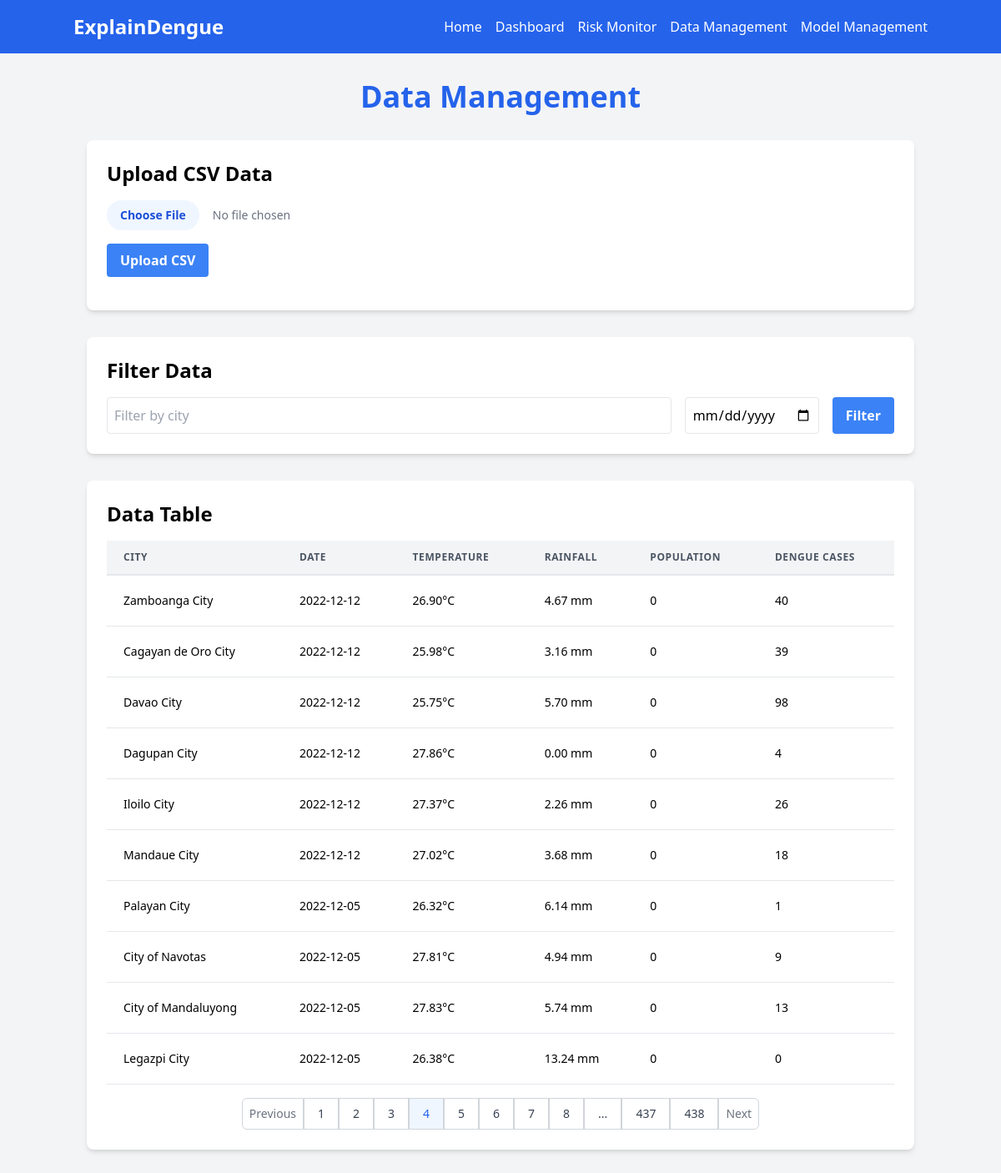
Page /data?page=4&city=&date= on the committed database.
### models.py (models this page shows, shortened)
class CityData(db.Model):
    id = db.Column(db.Integer, primary_key=True)
    adm3_en = db.Column(String(100), nullable=False)
    adm3_pcode = db.Column(String(20), nullable=False)
    date = db.Column(Date, nullable=False)
    year = db.Column(Integer, nullable=False)
    week = db.Column(Integer, nullable=False)
    doh_pois_count = db.Column(Float)
    ndvi = db.Column(Float)
    pct_area_cropland = db.Column(Float)
    pct_area_flood_hazard_5yr_high = db.Column(Float)
    pct_area_flood_hazard_5yr_low = db.Column(Float)
    pct_area_flood_hazard_5yr_med = db.Column(Float)
    pct_area_herbaceous_wetland = db.Column(Float)
    pct_area_mangroves = db.Column(Float)
    pct_area_permanent_water_bodies = db.Column(Float)
    pnp = db.Column(Float)
    pop_count_mean = db.Column(Float)
    pop_count_stdev = db.Column(Float)
    pop_count_total = db.Column(Float)
    pop_density_mean = db.Column(Float)
    pop_density_stdev = db.Column(Float)
    pr = db.Column(Float)
    rh = db.Column(Float)
    rwi_mean = db.Column(Float)
    rwi_std = db.Column(Float)
    spi3 = db.Column(Float)
    spi6 = db.Column(Float)
    tave = db.Column(Float)
    tmax = db.Column(Float)
    tmin = db.Column(Float)
    case_total_dengue = db.Column(Integer)
    death_total_dengue = db.Column(Integer)

### app.py (the view)
@app.route('/data')
def data_management():
    page = request.args.get('page', 1, type=int)
    per_page = 10
    city_filter = request.args.get('city', '')
    date_filter = request.args.get('date', '')
    query = CityData.query
    if city_filter:
        query = query.filter(CityData.adm3_en.ilike(f'%{city_filter}%'))
    if date_filter:
        query = query.filter(CityData.date == date_filter)
    pagination = query.order_by(CityData.date.desc()).paginate(page=page, per_page=per_page, error_out=False)
    data = pagination.items
    return render_template('data_management.html',
                           data=data,
                           pagination=pagination,
                           city_filter=city_filter,
                           date_filter=date_filter)

### templates/data_management.html (shortened to what this page needs)
{% extends "base.html" %}
{% block content %}
<h1 class="text-4xl font-bold mb-8 text-center text-blue-600">Data Management</h1>
<div class="bg-white p-6 rounded-lg shadow-md mb-8">
    <h2 class="text-2xl font-semibold mb-4">Upload CSV Data</h2>
    <form id="csvUploadForm" enctype="multipart/form-data">
        <div class="mb-4">
            <input type="file" id="csvFile" name="file" accept=".csv" class="block w-full text-sm text-gray-500
                file:mr-4 file:py-2 file:px-4
                file:rounded-full file:border-0
                file:text-sm file:font-semibold
                file:bg-blue-50 file:text-blue-700
                hover:file:bg-blue-100
            "/>
        </div>
        <button type="submit" class="bg-blue-500 hover:bg-blue-700 text-white font-bold py-2 px-4 rounded">
            Upload CSV
        </button>
    </form>
</div>
<div class="bg-white p-6 rounded-lg shadow-md mb-8">
    <h2 class="text-2xl font-semibold mb-4">Filter Data</h2>
    <form method="get" action="{{ url_for('data_management') }}">
        <div class="flex space-x-4">
            <input type="text" name="city" placeholder="Filter by city" value="{{ city_filter }}" class="flex-grow p-2 border rounded">
            <input type="date" name="date" value="{{ date_filter }}" class="p-2 border rounded">
            <button type="submit" class="bg-blue-500 hover:bg-blue-700 text-white font-bold py-2 px-4 rounded">
                Filter
            </button>
        </div>
    </form>
</div>
<div class="bg-white p-6 rounded-lg shadow-md">
    <h2 class="text-2xl font-semibold mb-4">Data Table</h2>
    <div class="overflow-x-auto">
        <table class="min-w-full leading-normal">
            <thead>
                <tr>
                    <th class="px-5 py-3 border-b-2 border-gray-200 bg-gray-100 text-left text-xs font-semibold text-gray-600 uppercase tracking-wider">
                        City
                    </th>
                    <th class="px-5 py-3 border-b-2 border-gray-200 bg-gray-100 text-left text-xs font-semibold text-gray-600 uppercase tracking-wider">
                        Date
                    </th>
                    <th class="px-5 py-3 border-b-2 border-gray-200 bg-gray-100 text-left text-xs font-semibold text-gray-600 uppercase tracking-wider">
                        Temperature
                    </th>
                    <th class="px-5 py-3 border-b-2 border-gray-200 bg-gray-100 text-left text-xs font-semibold text-gray-600 uppercase tracking-wider">
                        Rainfall
                    </th>
                    <th class="px-5 py-3 border-b-2 border-gray-200 bg-gray-100 text-left text-xs font-semibold text-gray-600 uppercase tracking-wider">
                        Population
                    </th>
                    <th class="px-5 py-3 border-b-2 border-gray-200 bg-gray-100 text-left text-xs font-semibold text-gray-600 uppercase tracking-wider">
                        Dengue Cases
                    </th>
                </tr>
            </thead>
            <tbody>
                {% for record in data %}
                <tr>
                    <td class="px-5 py-5 border-b border-gray-200 bg-white text-sm">
                        {{ record.adm3_en }}
                    </td>
                    <td class="px-5 py-5 border-b border-gray-200 bg-white text-sm">
                        {{ record.date }}
                    </td>
                    <td class="px-5 py-5 border-b border-gray-200 bg-white text-sm">
                        {{ "%.2f"|format(record.tave) }}°C
                    </td>
                    <td class="px-5 py-5 border-b border-gray-200 bg-white text-sm">
                        {{ "%.2f"|format(record.pr) }} mm
                    </td>
                    <td class="px-5 py-5 border-b border-gray-200 bg-white text-sm">
                        {{ record.pop_count_total|int }}
                    </td>
                    <td class="px-5 py-5 border-b border-gray-200 bg-white text-sm">
                        {{ record.case_total_dengue }}
                    </td>
                </tr>
                {% endfor %}
            </tbody>
        </table>
    </div>
    <div class="mt-4 flex justify-center">
        {% if pagination.has_prev %}
            <a href="{{ url_for('data_management', page=pagination.prev_num, city=request.args.get('city', ''), date=request.args.get('date', '')) }}" class="relative inline-flex items-center px-2 py-2 rounded-l-md border border-gray-300 bg-white text-sm font-medium text-gray-500 hover:bg-gray-50">
                Previous
            </a>
        {% endif %}
        {% for page in pagination.iter_pages() %}
            {% if page %}
                {% if page != pagination.page %}
                    <a href="{{ url_for('data_management', page=page, city=request.args.get('city', ''), date=request.args.get('date', '')) }}" class="relative inline-flex items-center px-4 py-2 border border-gray-300 bg-white text-sm font-medium text-gray-700 hover:bg-gray-50">
                        {{ page }}
                    </a>
                {% else %}
                    <span class="relative inline-flex items-center px-4 py-2 border border-gray-300 bg-blue-50 text-sm font-medium text-blue-600">
                        {{ page }}
                    </span>
                {% endif %}
            {% else %}
                <span class="relative inline-flex items-center px-4 py-2 border border-gray-300 bg-white text-sm font-medium text-gray-700">
                    ...
                </span>
            {% endif %}
        {% endfor %}
        {% if pagination.has_next %}
            <a href="{{ url_for('data_management', page=pagination.next_num, city=request.args.get('city', ''), date=request.args.get('date', '')) }}" class="relative inline-flex items-center px-2 py-2 rounded-r-md border border-gray-300 bg-white text-sm font-medium text-gray-500 hover:bg-gray-50">
                Next
            </a>
        {% endif %}
    </div>
</div>
{% endblock %}

### rows in the picture
CityData: adm3_en "Zamboanga City", date "2022-12-12", tave "26.90", pr "4.67", pop_count_total "0", case_total_dengue "40"
CityData: adm3_en "Cagayan de Oro City", date "2022-12-12", tave "25.98", pr "3.16", pop_count_total "0", case_total_dengue "39"
CityData: adm3_en "Davao City", date "2022-12-12", tave "25.75", pr "5.70", pop_count_total "0", case_total_dengue "98"
CityData: adm3_en "Dagupan City", date "2022-12-12", tave "27.86", pr "0.00", pop_count_total "0", case_total_dengue "4"
CityData: adm3_en "Palayan City", date "2022-12-05", tave "26.32", pr "6.14", pop_count_total "0", case_total_dengue "1"
CityData: adm3_en "City of Navotas", date "2022-12-05", tave "27.81", pr "4.94", pop_count_total "0", case_total_dengue "9"
CityData: adm3_en "City of Mandaluyong", date "2022-12-05", tave "27.83", pr "5.74", pop_count_total "0", case_total_dengue "13"
CityData: adm3_en "Legazpi City", date "2022-12-05", tave "26.38", pr "13.24", pop_count_total "0", case_total_dengue "0"

### other values in the picture
{{ record.adm3_en }} "Iloilo City" "Mandaue City"
{{ record.date }} "2022-12-12" "2022-12-12"
{{ "%.2f"|format(record.tave) }} "27.37" "27.02"
{{ "%.2f"|format(record.pr) }} "2.26" "3.68"
{{ record.pop_count_total|int }} "0" "0"
{{ record.case_total_dengue }} "26" "18"
{{ page }} "1" "2" "3" "5" "6" "7" "8" "437" "438"
{{ page }} "4"
